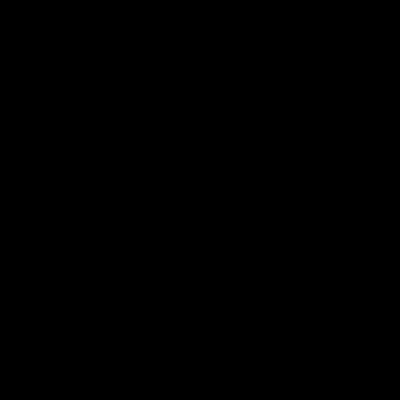
Frame 1 (no input)
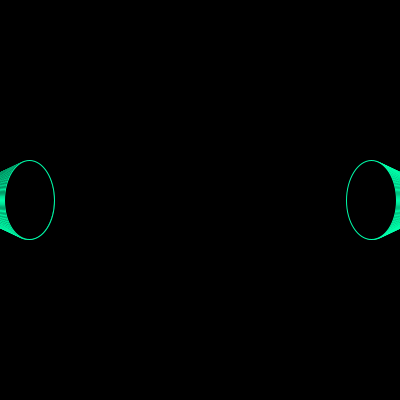
Frame 60 (the mouse pressed at the canvas centre just before this capture)
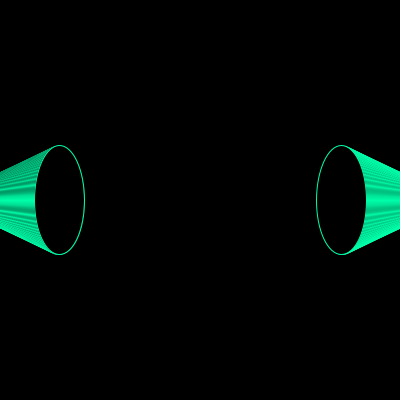
Frame 120 (the mouse held since frame 60 and released just before this capture)

The Processing sketch that drew these frames (run headless with seeded random() and noise(); from frame 60 on, the mouse is pressed at the canvas centre):

// Processing sketch: EllipseTwo
// ── EllipseTwo.pde
int xPos;
int colorEllipse;
void setup (){
  xPos=0;
  size (400,400);
  colorEllipse=#00FFAA;
}

void draw (){
  background(0);
  fill(0);
  stroke(colorEllipse);
  xPos++;
  for (int i =0; i<xPos/2;i++){
    ellipse(i,height/2,50,50+i);
    ellipse(400-i,height/2,50,50+i);
  }
  
  if (xPos==400){
    xPos=0;
    colorEllipse=#00FFAA;
  }
  else if (xPos==200){
    colorEllipse=#FF00AA;
  }
}
